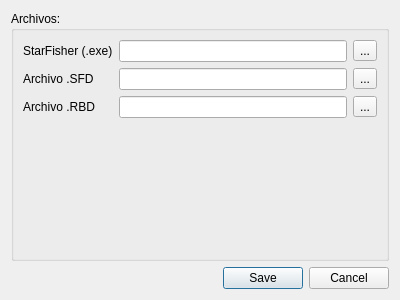
<?xml version="1.0" encoding="UTF-8"?>
<ui version="4.0">
 <class>optionsWidget</class>
 <widget class="QWidget" name="optionsWidget">
  <property name="geometry">
   <rect>
    <x>0</x>
    <y>0</y>
    <width>400</width>
    <height>300</height>
   </rect>
  </property>
  <property name="windowTitle">
   <string>Opciones</string>
  </property>
  <layout class="QVBoxLayout" name="verticalLayout_2">
   <item>
    <widget class="QGroupBox" name="groupBox">
     <property name="title">
      <string>Archivos:</string>
     </property>
     <layout class="QVBoxLayout" name="verticalLayout">
      <item>
       <layout class="QFormLayout" name="formLayout">
        <item row="0" column="0">
         <widget class="QLabel" name="starFisherExeLabel">
          <property name="text">
           <string>StarFisher (.exe)</string>
          </property>
         </widget>
        </item>
        <item row="1" column="0">
         <widget class="QLabel" name="archivoSFDLabel">
          <property name="text">
           <string>Archivo .SFD</string>
          </property>
         </widget>
        </item>
        <item row="2" column="0">
         <widget class="QLabel" name="archivoRBDLabel">
          <property name="text">
           <string>Archivo .RBD</string>
          </property>
         </widget>
        </item>
        <item row="0" column="1">
         <layout class="QHBoxLayout" name="horizontalLayout">
          <item>
           <widget class="QLineEdit" name="starFisherExeLineEdit"/>
          </item>
          <item>
           <widget class="QToolButton" name="starFisherButton">
            <property name="text">
             <string>...</string>
            </property>
           </widget>
          </item>
         </layout>
        </item>
        <item row="1" column="1">
         <layout class="QHBoxLayout" name="horizontalLayout_2">
          <item>
           <widget class="QLineEdit" name="archivoSFDLineEdit"/>
          </item>
          <item>
           <widget class="QToolButton" name="sfdButton">
            <property name="text">
             <string>...</string>
            </property>
           </widget>
          </item>
         </layout>
        </item>
        <item row="2" column="1">
         <layout class="QHBoxLayout" name="horizontalLayout_3">
          <item>
           <widget class="QLineEdit" name="archivoRBDLineEdit"/>
          </item>
          <item>
           <widget class="QToolButton" name="rbdButton">
            <property name="text">
             <string>...</string>
            </property>
           </widget>
          </item>
         </layout>
        </item>
       </layout>
      </item>
     </layout>
    </widget>
   </item>
   <item>
    <widget class="QDialogButtonBox" name="buttonBox">
     <property name="standardButtons">
      <set>QDialogButtonBox::Cancel|QDialogButtonBox::Save</set>
     </property>
    </widget>
   </item>
  </layout>
 </widget>
 <resources/>
 <connections/>
</ui>
